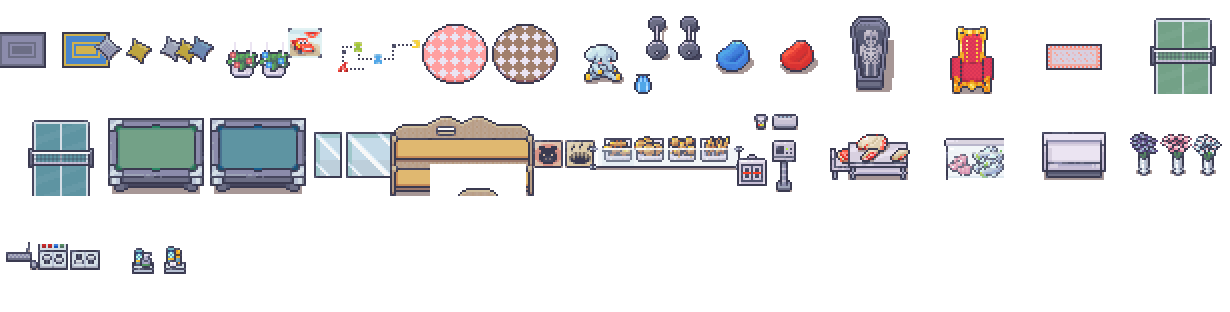
#> input picture pixel-office-game/scripts/montage_desks.png, 1230 x 312 px
$ python extract_sheet_objects.py montage_desks.png --out out.png
#> lines starting #> are read from the running program, lines starting #| are printed output that depends on the picture
import argparse
import hashlib
import json
from collections import deque
from dataclasses import dataclass
from pathlib import Path

from PIL import Image


@dataclass(frozen=True)
class Rect:
    x: int
    y: int
    w: int
    h: int


def crop_alpha_signature(img: Image.Image, r: Rect) -> str:
    # Variant key: stable digest of alpha channel inside tight rect.
    crop = img.crop((r.x, r.y, r.x + r.w, r.y + r.h)).convert("RGBA")
    px = crop.load()
    w, h = crop.size
    alpha = bytearray()
    for y in range(h):
        for x in range(w):
            alpha.append(px[x, y][3])
    return hashlib.sha1(alpha).hexdigest()[:12]


def compute_collision_back_strip(r: Rect, ratio_h: float, ratio_w: float) -> Rect:
    # Collision strip at the back/bottom region so player can walk in front of furniture.
    ch = max(4, int(round(r.h * ratio_h)))
    cw = max(4, int(round(r.w * ratio_w)))
    cx = r.x + (r.w - cw) // 2
    cy = r.y + r.h - ch
    return Rect(cx, cy, cw, ch)


def near_bg(r: int, g: int, b: int, bg: tuple[int, int, int], tol: int) -> bool:
    br, bgc, bb = bg
    return abs(r - br) <= tol and abs(g - bgc) <= tol and abs(b - bb) <= tol


def load_rgba(path: Path) -> Image.Image:
    return Image.open(path).convert("RGBA")


def fg_mask(img: Image.Image, bg: tuple[int, int, int], bg_tol: int, min_alpha: int) -> list[list[bool]]:
    w, h = img.size
    px = img.load()
    mask = [[False] * w for _ in range(h)]
    for y in range(h):
        row = mask[y]
        for x in range(w):
            r, g, b, a = px[x, y]
            if a <= min_alpha:
                continue
            if near_bg(r, g, b, bg, bg_tol):
                continue
            row[x] = True
    return mask


def connected_components(mask: list[list[bool]], min_pixels: int) -> list[Rect]:
    h = len(mask)
    w = len(mask[0]) if h else 0
    seen = [[False] * w for _ in range(h)]
    rects: list[Rect] = []

    for y0 in range(h):
        for x0 in range(w):
            if not mask[y0][x0] or seen[y0][x0]:
                continue
            q = deque([(x0, y0)])
            seen[y0][x0] = True
            minx = maxx = x0
            miny = maxy = y0
            count = 0

            while q:
                x, y = q.popleft()
                count += 1
                if x < minx:
                    minx = x
                if x > maxx:
                    maxx = x
                if y < miny:
                    miny = y
                if y > maxy:
                    maxy = y

                # 4-neighborhood is safer for pixel art.
                if x > 0 and mask[y][x - 1] and not seen[y][x - 1]:
                    seen[y][x - 1] = True
                    q.append((x - 1, y))
                if x + 1 < w and mask[y][x + 1] and not seen[y][x + 1]:
                    seen[y][x + 1] = True
                    q.append((x + 1, y))
                if y > 0 and mask[y - 1][x] and not seen[y - 1][x]:
                    seen[y - 1][x] = True
                    q.append((x, y - 1))
                if y + 1 < h and mask[y + 1][x] and not seen[y + 1][x]:
                    seen[y + 1][x] = True
                    q.append((x, y + 1))

            if count < min_pixels:
                continue

            rects.append(Rect(minx, miny, (maxx - minx + 1), (maxy - miny + 1)))

    # Sort stable top-to-bottom, left-to-right
    rects.sort(key=lambda r: (r.y, r.x))
    return rects


def snap_rect_to_grid(r: Rect, grid: int, w: int, h: int, pad: int) -> Rect:
    # Expand slightly (pad) then snap to grid boundaries, clamped to sheet.
    x0 = max(0, r.x - pad)
    y0 = max(0, r.y - pad)
    x1 = min(w, r.x + r.w + pad)
    y1 = min(h, r.y + r.h + pad)

    gx0 = (x0 // grid) * grid
    gy0 = (y0 // grid) * grid
    gx1 = ((x1 + grid - 1) // grid) * grid
    gy1 = ((y1 + grid - 1) // grid) * grid

    gx1 = min(w, gx1)
    gy1 = min(h, gy1)
    return Rect(gx0, gy0, gx1 - gx0, gy1 - gy0)


def main() -> None:
    ap = argparse.ArgumentParser(description="Extract full sprite objects from a LimeZu sheet via pixel connected-components.")
    ap.add_argument("sheet", help="Path to sheet PNG.")
    ap.add_argument("--grid", type=int, default=16, help="Grid size (16/32/48). Used for snapping and grid coords.")
    ap.add_argument("--bg", default="auto", help="Background: 'auto' or 'r,g,b' (default auto uses pixel(0,0)).")
    ap.add_argument("--bgTol", type=int, default=2, help="Background tolerance (default 2).")
    ap.add_argument("--minAlpha", type=int, default=0, help="Min alpha to count as foreground (default 0).")
    ap.add_argument("--minPixels", type=int, default=30, help="Minimum pixels for a component (default 30).")
    ap.add_argument("--pad", type=int, default=1, help="Padding in pixels before snapping to grid (default 1).")
    ap.add_argument("--snap", action="store_true", help="If set, exported primary rect is grid-snapped rect.")
    ap.add_argument("--collisionMode", default="back_strip", choices=["back_strip", "none"], help="Collision generation mode.")
    ap.add_argument("--collisionH", type=float, default=0.22, help="Collision strip height ratio of sprite rect (default 0.22).")
    ap.add_argument("--collisionW", type=float, default=0.70, help="Collision strip width ratio of sprite rect (default 0.70).")
    ap.add_argument("--out", required=True, help="Output JSON path.")
    args = ap.parse_args()

    sheet_path = Path(args.sheet)
    img = load_rgba(sheet_path)
#> in load_rgba, returned value is the input picture: PIL image 1230x312 RGBA; mean R, G, B, A 30.5, 29.9, 31, 53.6
    w, h = img.size
#> w = 1230; h = 312

    if args.bg == "auto":
        bg = img.getpixel((0, 0))[:3]
#> bg = (0, 0, 0)
    else:
        parts = [int(p.strip()) for p in str(args.bg).split(",")]
        if len(parts) != 3:
            raise SystemExit("--bg must be 'auto' or 'r,g,b'")
        bg = (parts[0], parts[1], parts[2])

    mask = fg_mask(img, bg=bg, bg_tol=int(args.bgTol), min_alpha=int(args.minAlpha))
    comps = connected_components(mask, min_pixels=int(args.minPixels))

    objects = []
    for i, r in enumerate(comps):
        snapped = snap_rect_to_grid(r, grid=int(args.grid), w=w, h=h, pad=int(args.pad))
        chosen = snapped if args.snap else r

        gx = snapped.x // int(args.grid)
        gy = snapped.y // int(args.grid)
        gw = max(1, snapped.w // int(args.grid))
        gh = max(1, snapped.h // int(args.grid))

        collision = None
        if args.collisionMode == "back_strip":
            collision = compute_collision_back_strip(
                chosen,
                ratio_h=float(args.collisionH),
                ratio_w=float(args.collisionW),
            )

        variant_key = f"{r.w}x{r.h}_{crop_alpha_signature(img, r)}"
        touches_sheet_edge = (
            r.x == 0
            or r.y == 0
            or (r.x + r.w) >= w
            or (r.y + r.h) >= h
        )

        objects.append(
            {
                "name": f"obj_{i}",
                "rect": {"x": chosen.x, "y": chosen.y, "w": chosen.w, "h": chosen.h},
                "rectTight": {"x": r.x, "y": r.y, "w": r.w, "h": r.h},
                "rectSnapped": {"x": snapped.x, "y": snapped.y, "w": snapped.w, "h": snapped.h},
                "grid": {"x": gx, "y": gy, "w": gw, "h": gh},
                "origin": "bottom",
                "pivot_y": chosen.y + chosen.h,
                "variantKey": variant_key,
                "collision": {
                    "mode": args.collisionMode,
                    "rect": (
                        None
                        if collision is None
                        else {"x": collision.x, "y": collision.y, "w": collision.w, "h": collision.h}
                    ),
                },
                "meta": {
                    "touchesSheetEdge": touches_sheet_edge,
                    "gridSize": int(args.grid),
                    "snapEnabled": bool(args.snap),
                    "bg": {"r": bg[0], "g": bg[1], "b": bg[2]},
                },
            }
        )
#> this loop made 41 passes
#> pass 1, in crop_alpha_signature, `crop = img.crop((r.x, r.y, r.x + r.w, r.y + r.h)).convert("RGBA")`:
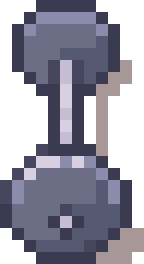
#> crop: PIL image 24x44 RGBA (shown 6 times larger); mean R, G, B, A 68.6, 67.7, 81.8, 170; transparent parts drawn white
#> pass 2, in crop_alpha_signature (call 2), `crop = img.crop((r.x, r.y, r.x + r.w, r.y + r.h)).convert("RGBA")`:
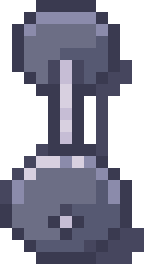
#> crop: PIL image 24x44 RGBA (shown 6 times larger); mean R, G, B, A 62, 62.2, 78, 170; transparent parts drawn white
#> pass 3, in crop_alpha_signature (call 3), `crop = img.crop((r.x, r.y, r.x + r.w, r.y + r.h)).convert("RGBA")`:
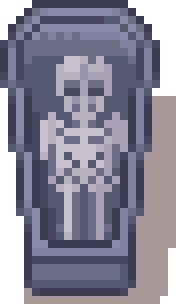
#> crop: PIL image 44x76 RGBA (shown 4 times larger); mean R, G, B, A 101.8, 99.4, 116.1, 220.8; transparent parts drawn white

    out = {
        "file": str(sheet_path.resolve()),
        "width": w,
        "height": h,
        "grid": int(args.grid),
        "mode": "components",
        "exportRect": "snapped" if args.snap else "tight",
        "background": {"r": bg[0], "g": bg[1], "b": bg[2]},
        "backgroundTolerance": int(args.bgTol),
        "collision": {
            "mode": args.collisionMode,
            "heightRatio": float(args.collisionH),
            "widthRatio": float(args.collisionW),
        },
        "objects": objects,
    }
    Path(args.out).write_text(json.dumps(out, indent=2), encoding="utf-8")
    print(f"Wrote {args.out} ({len(objects)} objects)")
#| Wrote out.png (41 objects)


if __name__ == "__main__":
    main()
